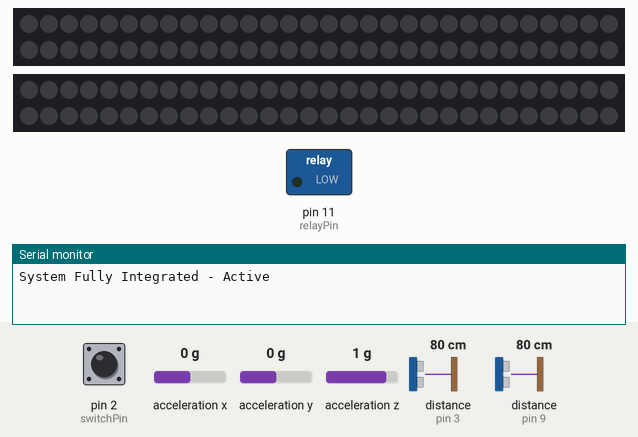
Bench run of a sketch on a simulated Arduino Uno, built with avr-gcc and run on an emulated ATmega328P. Shown: 2 × 60 RGB LEDs in strip order, left to right, continuing on the next row, switched loads named in the sketch (green lamp = pin HIGH), the last lines printed to the serial monitor. Wiring (inferred from the names in the program): 2 × ultrasonic range finder: trigger pin 4, echo pin 3 / trigger pin 8, echo pin 9. The test bench sets the inputs (shaded band); at power-on: pin 2 (switchPin) HIGH, acceleration x 0 g, acceleration y 0 g, acceleration z 1 g, distance to the obstacle (sensors on pin 3, pin 9) 80 cm. The echo pulse lasts 58.3 µs per cm; dim RGB values are drawn brighter than linear; pins used as bus, display or sensor lines are not drawn.

Above: at 1.2 s.
1.3 s: pin 2 (switchPin) pulled LOW for 0.15 s
At 1.49 s:
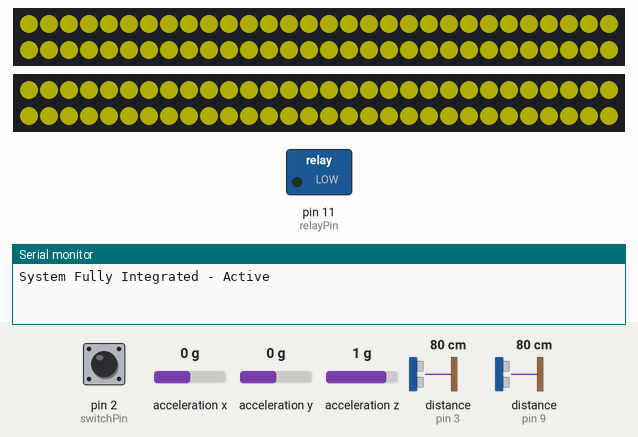
3.0 s: acceleration x set to -0.3 g
At 3.5 s:
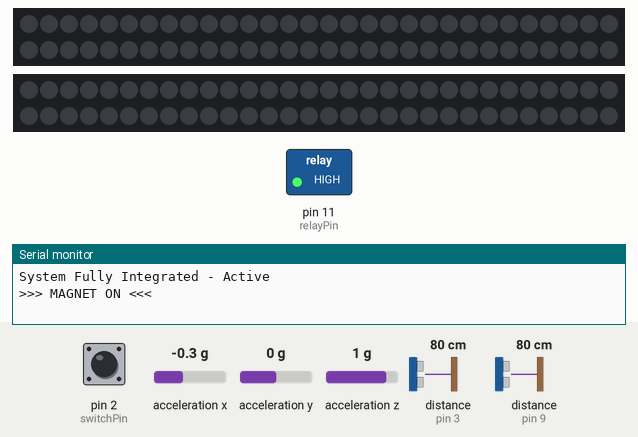
4.5 s: pin 2 (switchPin) pulled LOW for 1 s
At 5.2 s:
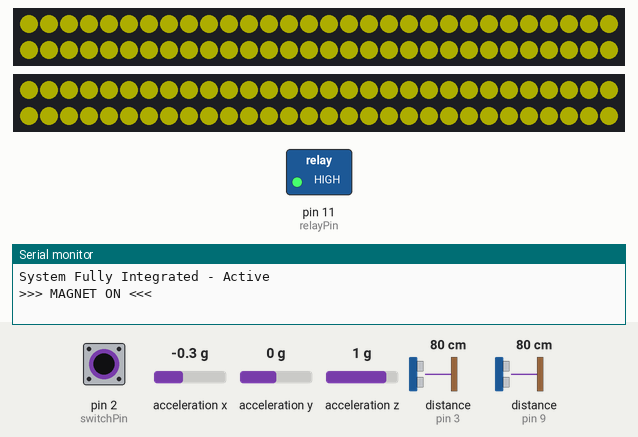
7.0 s: pin 2 (switchPin) pulled LOW for 3.2 s
11.7 s: acceleration x set to 0 g
At 12.6 s:
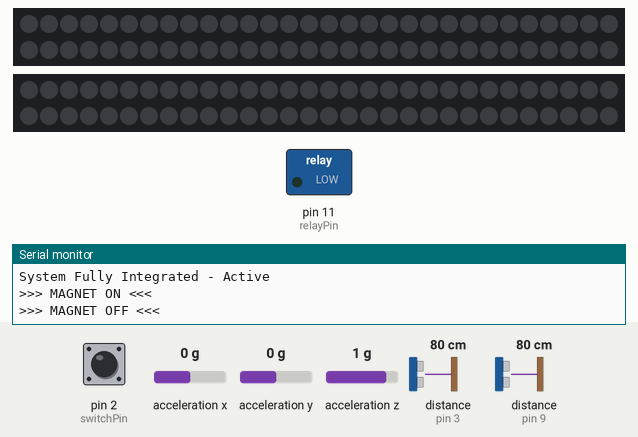
13.2 s: acceleration x set to -1.4 g
At 14.7 s:
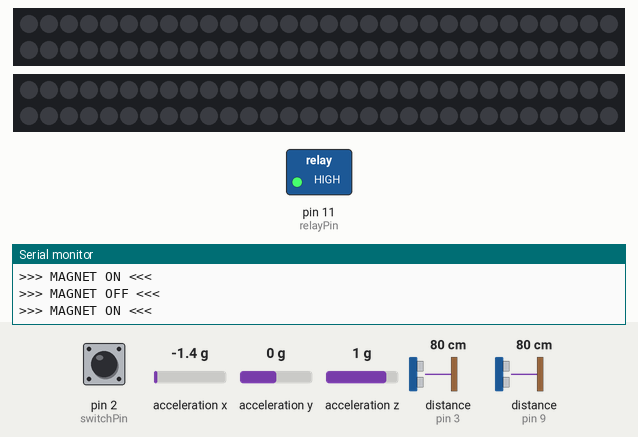
Timing chart, 0 to 15.8 s (numbered marks = the images above; inputs shaded):
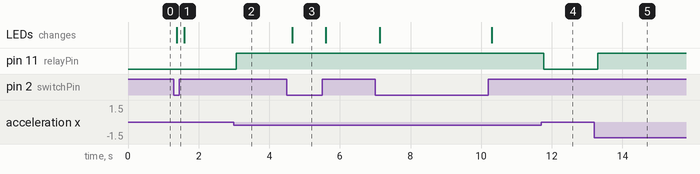

Measured:
- the behaviour switches between -0.1 and -0.2 g on acceleration x (found by bisection; images 1 and 2)
- after the input at 1.3 s, the LEDs: change after 0.09 s (image 1)
- after the input at 3.0 s, pin 11 (relayPin): LOW → HIGH after 0.07 s
- after the input at 4.5 s, the LEDs: change after 0.15 s (image 3)
- after the input at 11.7 s, pin 11 (relayPin): HIGH → LOW after 0.07 s
- after the input at 13.2 s, pin 11 (relayPin): LOW → HIGH after 0.10 s

The sketch:

EDDYSAFE-wheelchair-safety-system.ino.ino
```cpp
#include <Wire.h>
#include <Adafruit_Sensor.h>
#include <Adafruit_ADXL345_U.h>
#include <Adafruit_NeoPixel.h>

// --- Rocker Switch Configuration ---
const int switchPin = 2; // Middle pin to Pin 2, outer pin to GND

// --- LED Strip Configuration ---
#define PIN_A      6
#define PIN_B      7
#define LED_COUNT 60
Adafruit_NeoPixel stripA(LED_COUNT, PIN_A, NEO_GRB + NEO_KHZ800);
Adafruit_NeoPixel stripB(LED_COUNT, PIN_B, NEO_GRB + NEO_KHZ800);

// --- Ultrasonic Sensors ---
const int trigPin1 = 4;
const int echoPin1 = 3;
const int trigPin2 = 8;
const int echoPin2 = 9;

// --- Accelerometer & Relay Configuration ---
Adafruit_ADXL345_Unified accel = Adafruit_ADXL345_Unified(12345);
const int relayPin = 11;
const float TRIGGER_ON = 10.0;
const float TRIGGER_OFF = 8.5;
bool magnetState = false;

void setup() {
  Serial.begin(115200);

  // Initialize Switch
  pinMode(switchPin, INPUT_PULLUP);

  // Initialize LEDs
  stripA.begin();
  stripB.begin();
  stripA.setBrightness(50);
  stripB.setBrightness(50);
  clearStrips();

  // Initialize Ultrasonic Pins
  pinMode(trigPin1, OUTPUT);
  pinMode(echoPin1, INPUT);
  pinMode(trigPin2, OUTPUT);
  pinMode(echoPin2, INPUT);

  // Initialize Relay
  pinMode(relayPin, OUTPUT);
  digitalWrite(relayPin, LOW);

  // Initialize ADXL345
  if(!accel.begin()) {
    Serial.println("ADXL345 not found!");
    while(1);
  }
  accel.setRange(ADXL345_RANGE_16_G);

  Serial.println("System Fully Integrated - Active");
}

void loop() {
  // --- 1. MASTER SWITCH CHECK ---
  bool ledsEnabled = (digitalRead(switchPin) == LOW);

  // --- 2. ACCELEROMETER / RELAY LOGIC (Independent of Switch) ---
  sensors_event_t event;
  accel.getEvent(&event);

  float x = event.acceleration.x;
  float y = event.acceleration.y;
  float z = event.acceleration.z;

  float xy_magnitude = sqrt(x * x + y * y);
  float slope = atan2(xy_magnitude, z) * 180 / PI;

  if (slope >= TRIGGER_ON && !magnetState) {
    digitalWrite(relayPin, HIGH);
    magnetState = true;
    Serial.println(">>> MAGNET ON <<<");
  }
  else if (slope < TRIGGER_OFF && magnetState) {
    digitalWrite(relayPin, LOW);
    magnetState = false;
    Serial.println(">>> MAGNET OFF <<<");
  }

  // --- 3. ULTRASONIC / LED LOGIC ---
  long dist1 = readDistance(trigPin1, echoPin1);
  delay(35); // Small delay to prevent sensor cross-talk
  long dist2 = readDistance(trigPin2, echoPin2);

  long validDist1 = (dist1 == 0) ? 999 : dist1;
  long validDist2 = (dist2 == 0) ? 999 : dist2;
  long shortestReading = min(validDist1, validDist2);

  if (ledsEnabled) {
    // UPDATED THRESHOLDS: Red < 100cm, Yellow 100-200cm
    if (shortestReading < 50) {
      updateStrips(stripA.Color(255, 0, 0)); // Red
    }
    else if (shortestReading >= 50 && shortestReading <= 200) {
      updateStrips(stripA.Color(255, 255, 0)); // Yellow
    }
    else if (shortestReading > 200) {
      // Clear ONLY when object is beyond 200cm
      clearStrips();
    }
  } else {
    // If switch is off, kill the lights immediately
    clearStrips();
  }

  delay(50);
}

// Function to handle the trigger/echo math
long readDistance(int trig, int echo) {
  digitalWrite(trig, LOW);
  delayMicroseconds(2);
  digitalWrite(trig, HIGH);
  delayMicroseconds(10);
  digitalWrite(trig, LOW);

  long duration = pulseIn(echo, HIGH, 30000);
  return duration * 0.034 / 2;
}

// Helper: Sets both strips to a solid color
void updateStrips(uint32_t color) {
  stripA.fill(color, 0, LED_COUNT);
  stripB.fill(color, 0, LED_COUNT);
  stripA.show();
  stripB.show();
}

// Helper: Turns all LEDs off
void clearStrips() {
  stripA.clear();
  stripB.clear();
  stripA.show();
  stripB.show();
}
```
